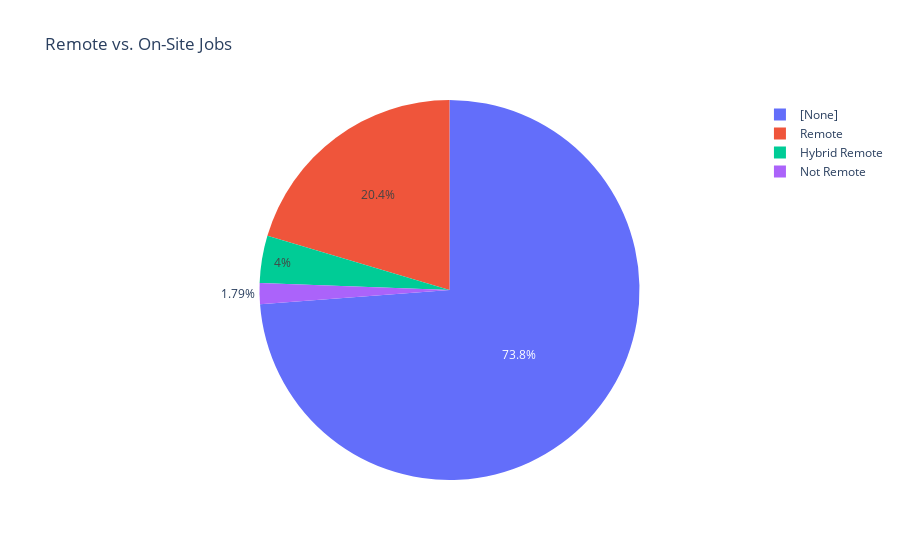

Here is the notebook cell this chart was saved with:
### Markdown cell above
***Remote vs. On-Site Jobs ( Data Roles )***

### Code cell
fig = px.pie(df_roles, names="REMOTE_TYPE_NAME", title="Remote vs. On-Site Jobs")
fig.show()

### Figure 1 — Plotly figure (JSON) as saved in the notebook; plotly's stock layout.template omitted (floating-point values rounded to 4 significant figures; data arrays with more than 128 entries replaced by an {"elided": "..."} marker saying what was removed)
{"data": [{"domain": {"x": [0, 1], "y": [0, 1]}, "hovertemplate": "REMOTE_TYPE_NAME=%{label}<extra></extra>", "labels": {"elided": "10838 str values"}, "legendgroup": "", "name": "", "showlegend": true, "type": "pie"}], "layout": {"legend": {"tracegroupgap": 0}, "title": {"text": "Remote vs. On-Site Jobs"}}}
